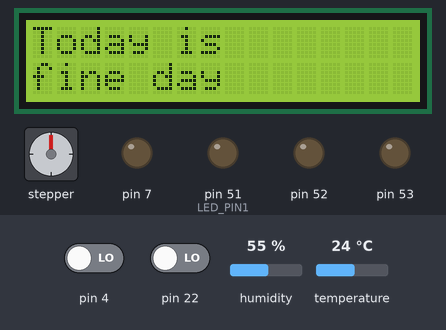
Bench run of a sketch on a simulated Arduino Mega 2560, built with avr-gcc and run on an emulated ATmega2560. On the bench: 16×2 character LCD, stepper motor, output pins drawn as LEDs (lit = HIGH). Dashed ring = blinking. The inputs (shaded band) are chosen by the test bench; at power-on: temperature 24 °C, pin 4 LOW, pin 22 LOW, humidity 55 %. Stepper angles assume 2048 steps per turn; what the sketch prints to the serial monitor is not drawn.

Above: at 2.2 s.
2.3 s: temperature set to 30.8 °C
4.3 s: temperature set to 32 °C
At 5.6 s:
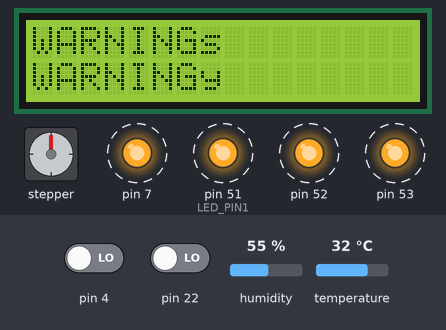
8.2 s: pin 4 driven HIGH
At 8.49 s:
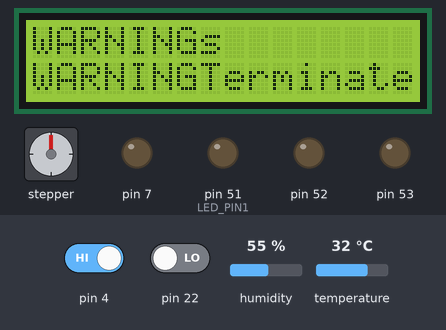
10.7 s: pin 4 driven LOW
At 11.1 s:
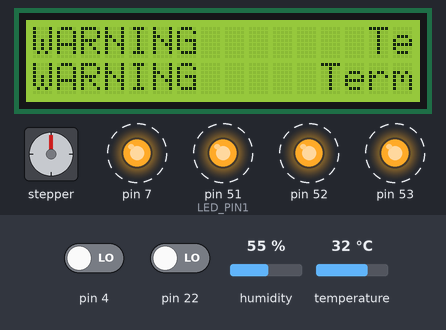
13.7 s: temperature set to 12 °C
At 15.9 s:
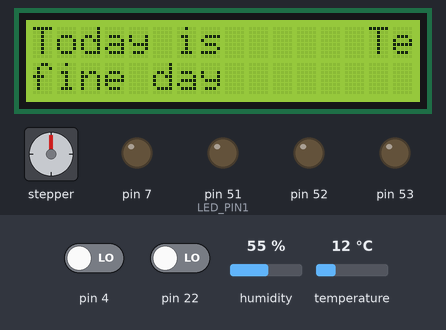
16.3 s: pin 22 driven HIGH
At 21.9 s:
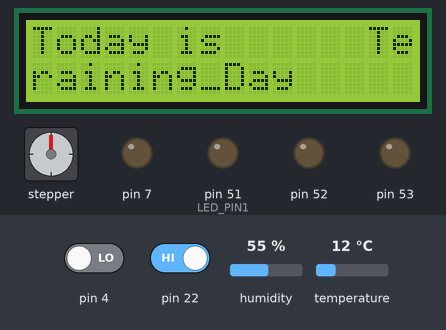
Timing chart, 0 to 22.3 s (numbered marks = the images above; inputs shaded):
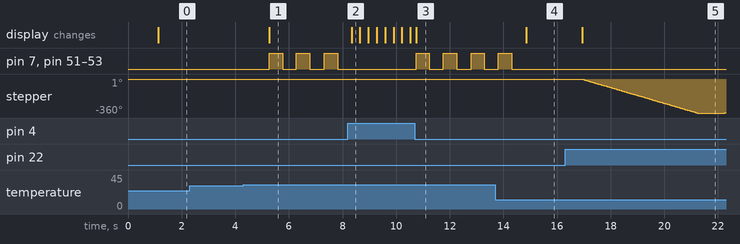

The sketch:

Car_Interior_System.ino
```cpp
#include <LiquidCrystal_I2C.h>
#include <Stepper.h>
#include "DHT.h"

DHT dht = DHT(A9,11);

const uint8_t Water_Sensor = 22U;
const uint8_t SWITCH = 4U;
const uint8_t RGBR = 7U;
const uint8_t LED_PIN1 = 51;
const uint8_t LED_PIN2 = 52U;
const uint8_t LED_PIN3 = 53U;
int step_per_revolution = 2048;
class Stepper stepping(step_per_revolution,13,11,12,10);
class LiquidCrystal_I2C lcd = LiquidCrystal_I2C(0x27, 16, 2);

void setup() {
  // put your setup code here, to run once:
  Serial.begin(115200UL);
  dht.begin();
  pinMode(SWITCH,INPUT);
  pinMode(Water_Sensor,INPUT);
  pinMode(RGBR,OUTPUT);
  pinMode(LED_PIN1,OUTPUT);
  pinMode(LED_PIN2,OUTPUT);
  pinMode(LED_PIN3,OUTPUT);

  stepping.setSpeed(14L); //60 RPM
  lcd.backlight();
  lcd.init();
  lcd.print("LCD init");
  delay(1000UL);
  lcd.clear();
}

void loop() {
  // put your main code here, to run repeatedly:
  const uint8_t value = digitalRead(SWITCH);
  if(value == 0){
    if(dht.read()){
      float temperature {dht.readTemperature()};
      Serial.println(temperature);
      if(temperature > 31 )
      {
       lcd.setCursor(0,0);
       lcd.print("WARNING");
       lcd.setCursor(0,1);
       lcd.print("WARNING");
       digitalWrite(RGBR, HIGH);
       digitalWrite(LED_PIN1,HIGH);
       digitalWrite(LED_PIN2,HIGH);
       digitalWrite(LED_PIN3,HIGH);

        delay(500UL);
        digitalWrite(RGBR, LOW);
        digitalWrite(LED_PIN1,LOW);
        digitalWrite(LED_PIN2,LOW);
        digitalWrite(LED_PIN3,LOW);
        delay(500UL);
      }
      else if(temperature <= 31){
        if(digitalRead(Water_Sensor) == true){
          lcd.print("Today is");
          lcd.setCursor(0,1);
          lcd.println("raining_Day      ");
          Serial.println(digitalRead(Water_Sensor));
          stepping.step(-step_per_revolution);
          delay(1000U);
          stepping.step(step_per_revolution);
          delay(1000U);
        }
        else
        {
          lcd.setCursor(0,0);
          lcd.print("Today is");
          lcd.setCursor(0,1);
          lcd.println("fine day        ");
          stepping.step(0);
          delay(1000U);
        }
     }
    }
  }
  else
  {
    digitalWrite(RGBR, LOW);
    digitalWrite(LED_PIN1,LOW);
    digitalWrite(LED_PIN2,LOW);
    digitalWrite(LED_PIN3,LOW);
    stepping.step(0);
    lcd.println("Terminate        ");
  }
}
```

Measured:
- the behaviour switches between 31.4 and 31.5 °C on temperature (found by bisection; images 0 and 1)
- after the input at 2.3 s, every drawn part: stays the same
- after the input at 4.3 s, pin 7, pin 51 (LED_PIN1), pin 52, pin 53: alternates HIGH for 0.50 s and LOW for 0.53 s, starting after 0.96 s; the display: changes after 0.96 s (image 1)
- after the input at 8.2 s, pin 7, pin 51 (LED_PIN1), pin 52, pin 53: stops changing and stays LOW; the display: changes after 0.13 s (image 2)
- after the input at 10.7 s, pin 7, pin 51 (LED_PIN1), pin 52, pin 53: alternates HIGH for 0.50 s and LOW for 0.53 s, starting at once; the display: changes at once (image 3)
- after the input at 13.7 s, pin 7, pin 51 (LED_PIN1), pin 52, pin 53: goes on until 14.3 s, then stays LOW; the display: changes after 1.2 s (image 4)
- after the input at 16.3 s, stepper: turns 360° counter-clockwise in 4.3 s, then 4° clockwise in 0.04 s; the display: changes after 0.63 s (image 5)
